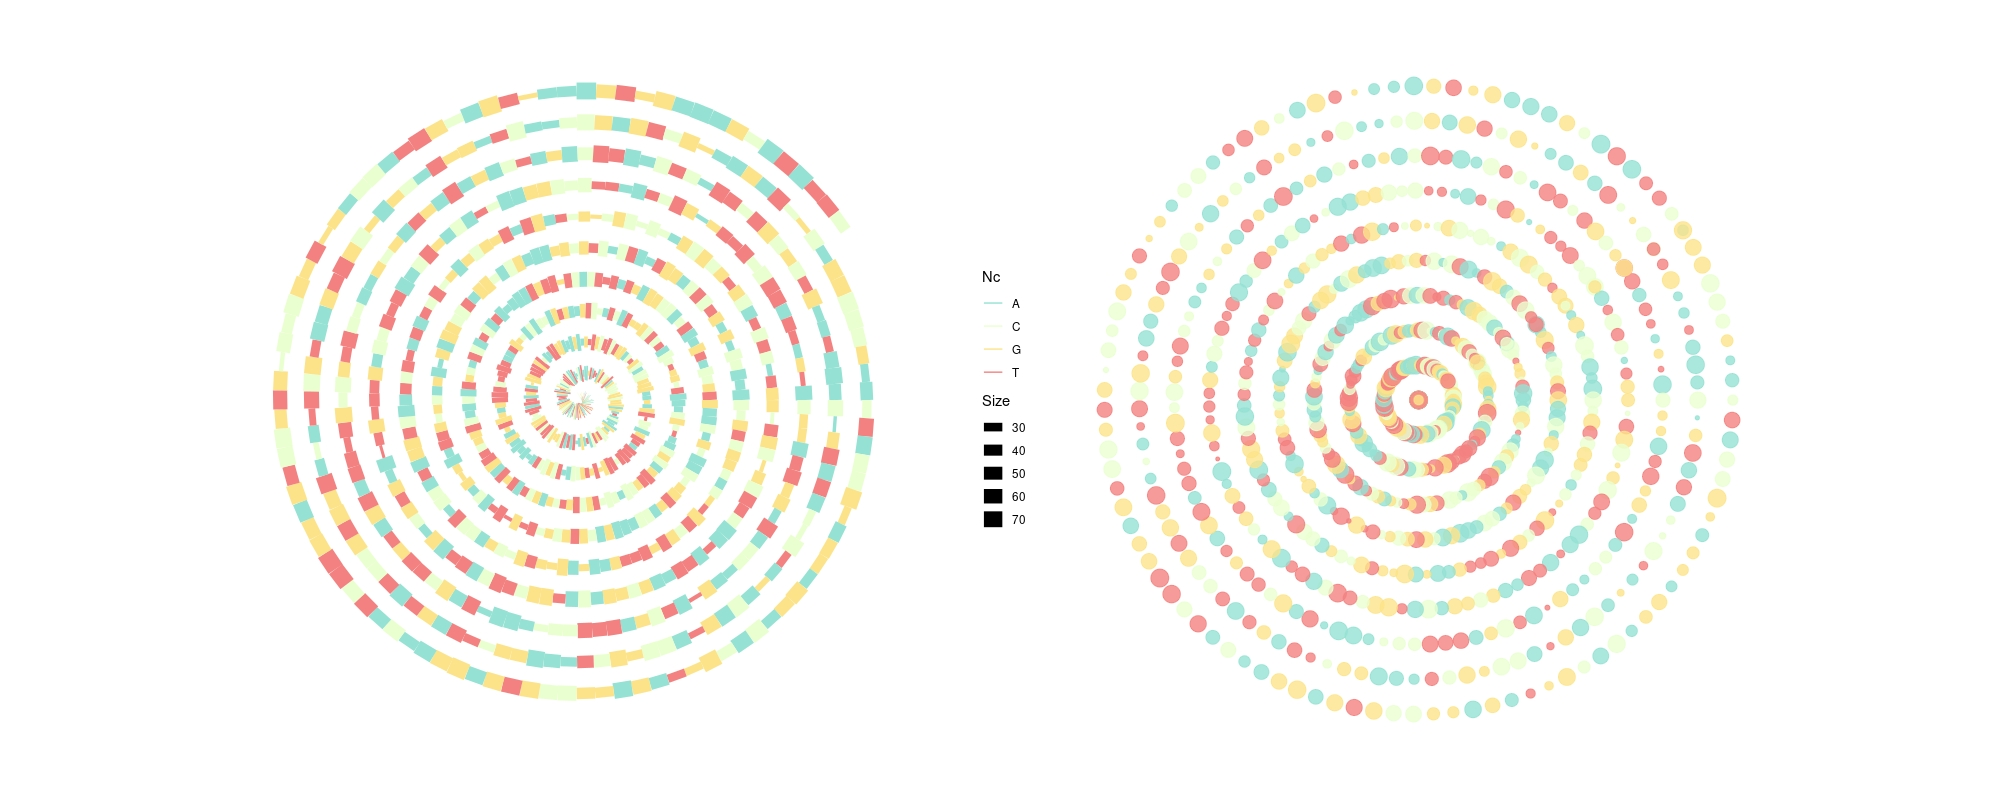

This figure's R source:
# 21-10-25
# onlybug
# ATGC

library(ggplot2)
library(patchwork)

rt = read.table("test.tb",stringsAsFactors = F)
S = runif(nrow(rt),20,80)
rt = cbind(rt,S)
colnames(rt) = c("Y","X","Nc","Size")

# core fun
y1 = (rt$Y - min(rt$Y))*(max(rt$X) - 1) + rt$X
rt$TY = y1
rt$ymax = rt$TY + rt$Size

p1 = ggplot(rt,aes(x = X,y = TY,group = Y)) + 
  # geom_line() + 
  geom_line(aes(color = Nc,
                 size = Size)) + 
  coord_polar(start = 1,theta = 'x') + 
  scale_color_manual(values = c("#95e1d3","#eaffd0","#fce38a","#f38181")) + 
  theme_void()
p2 = ggplot(rt,aes(x = X,y = Y,group = Y)) + 
  geom_point(aes(color = Nc,
                size = Size),alpha = .8) + 
  coord_polar(start = 1,theta = 'x') + 
  scale_color_manual(values = c("#95e1d3","#eaffd0","#fce38a","#f38181")) + 
  theme_void() + 
  guides(size = "none",color = "none")
p1 + p2
